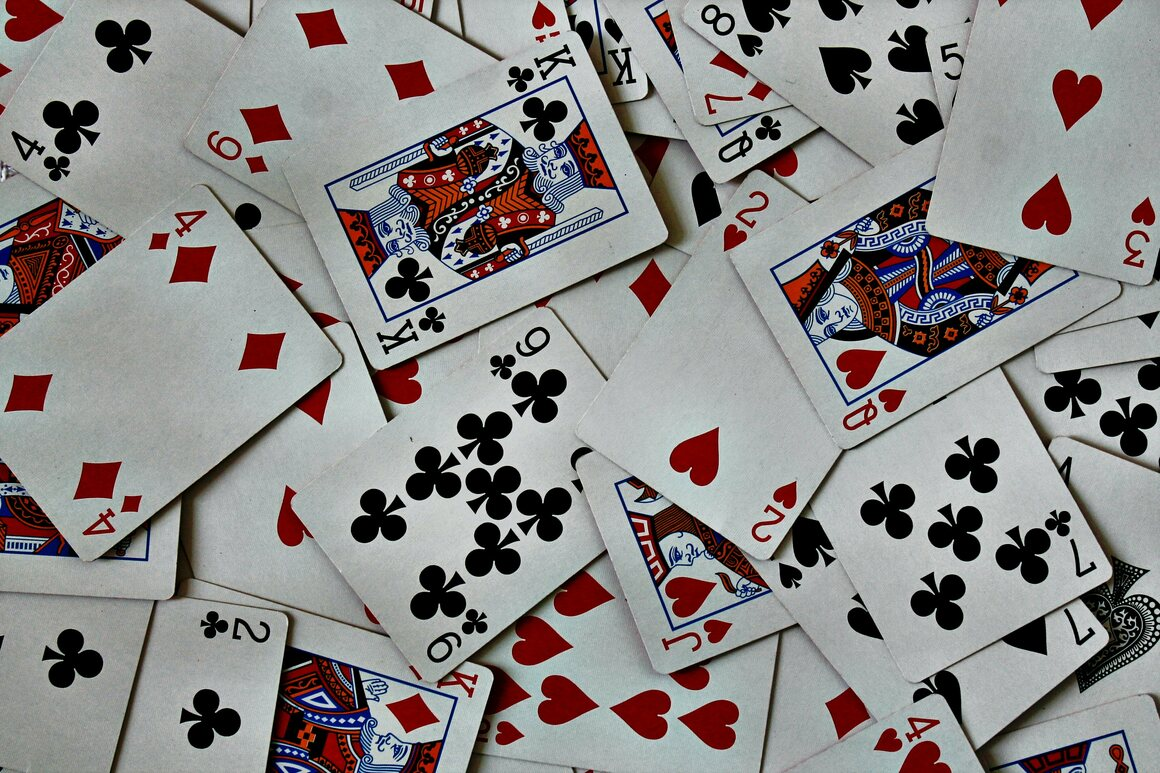
#> input picture OpenCVCourse/Resources/cards.jpg, 1160 x 773 px
$ python ShapeDetection.py
#> lines starting #> are read from the running program, lines starting #| are printed output that depends on the picture; after the words box and inside, x2 and y2 are one past the last pixel; in counts of white or black regions, pixels touching at a corner belong together
import cv2
import numpy as np

def getContours(img):
    contours, hierarchy = cv2.findContours(img, cv2.RETR_EXTERNAL, cv2.CHAIN_APPROX_NONE)
    for cnt in contours:
        area = cv2.contourArea(cnt)
        print(area)
        if area > 400:
            cv2.drawContours(imgCountour, cnt, -1, (255, 0, 0), 2)
            par = cv2.arcLength(cnt, True)
            approx = cv2.approxPolyDP(cnt, 0.02 * par, True)
            objCor = len(approx)
            x, y, width, height = cv2.boundingRect(approx)

            if objCor == 3:
                objectType = "Triangle"

            elif objCor == 4:
                aspRatio = width / float(height)
                if aspRatio > 0.95 and aspRatio < 1.05:
                    objectType = "Square"
                else:
                    objectType = "Rectangle"
            else:
                objectType = "None"

            cv2.rectangle(imgCountour, (x, y), (x+width, y+height), (0, 255, 0), 2)
            cv2.putText(imgCountour, objectType, (x+width//2-10, y+height//2-10), cv2.FONT_HERSHEY_COMPLEX, 0.5, (0, 0, 255), 2)

img = cv2.imread("Resources/cards.jpg")
#> img is the input picture: shape (773, 1160, 3); mean B, G, R 135.4, 136.3, 139
imgCountour = img.copy()

imgGray = cv2.cvtColor(img, cv2.COLOR_BGR2GRAY)
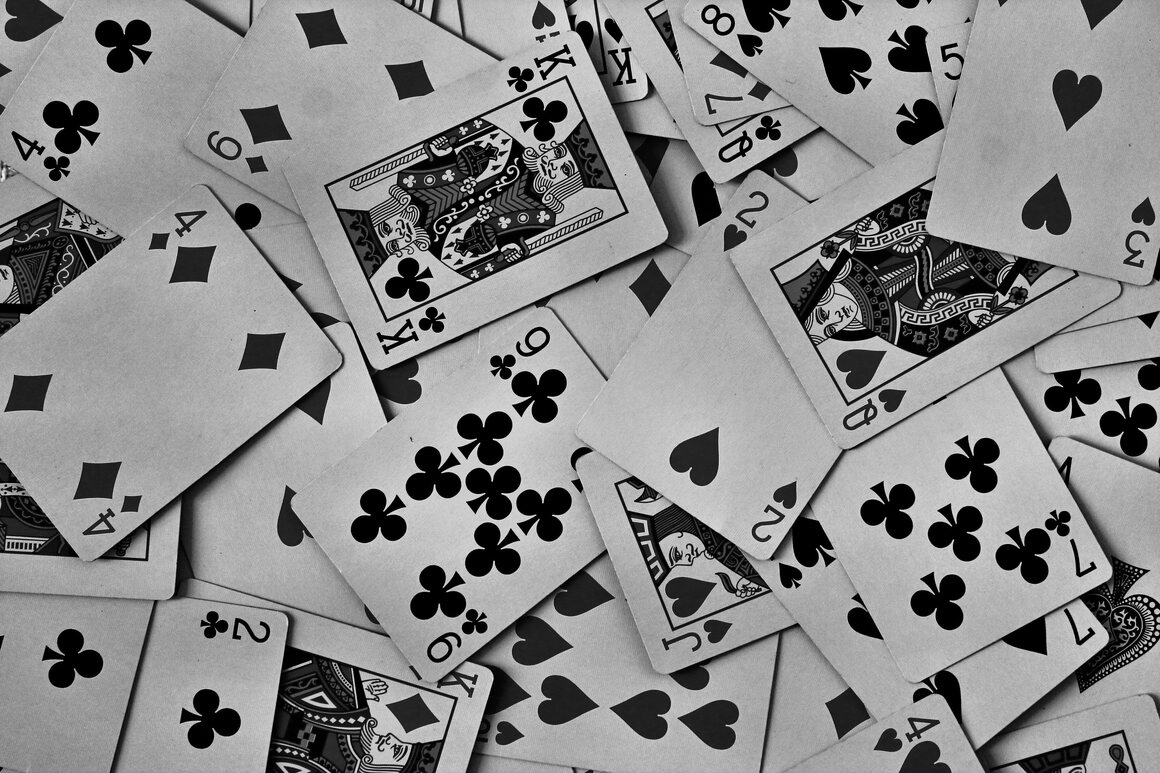
#> imgGray: shape (773, 1160); min 0, max 251, mean 137
imgBlur = cv2.GaussianBlur(imgGray, (5,5), 1)
imgCanny = cv2.Canny(imgBlur, 50, 50)
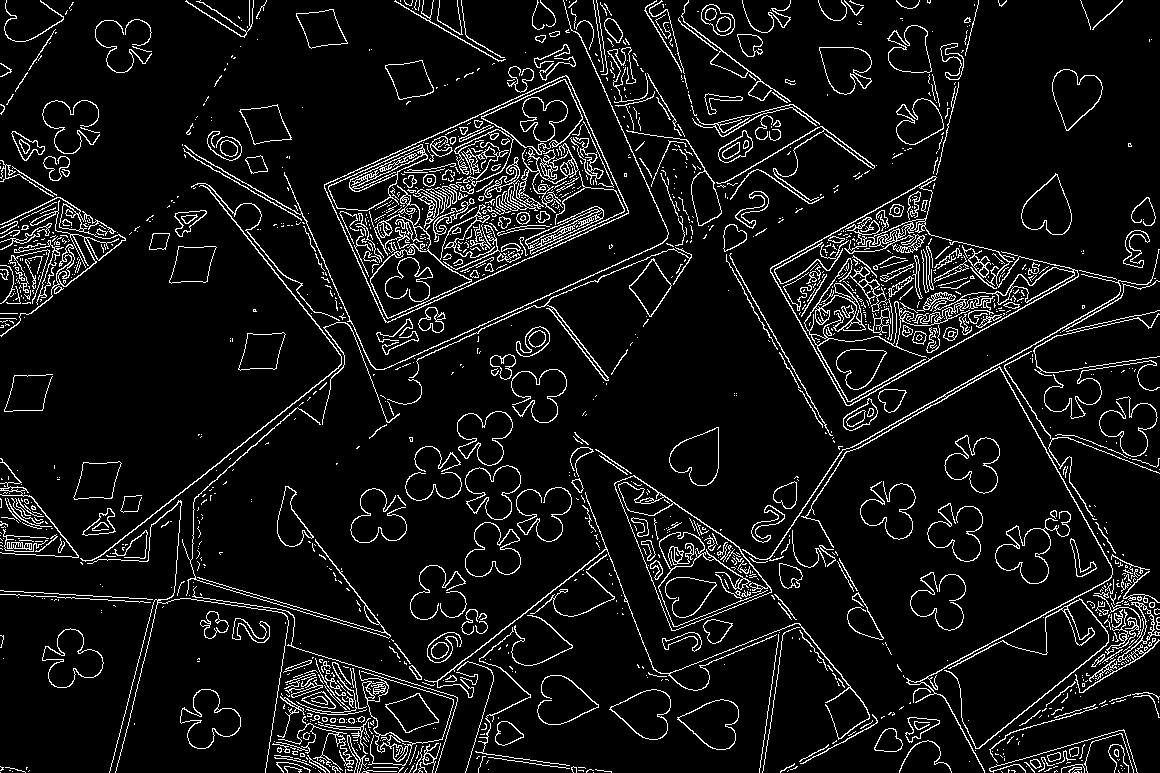
#> imgCanny: shape (773, 1160); 7.8% white in thin lines or dots

getContours(imgCanny)
#> in getContours, `contours, hierarchy = cv2.findContours(img, cv2.RETR_EXTERNAL, cv2.CHA..`: contours = 1345 contours, 1158 with area under 20; largest, box (x1, y1, x2, y2) and area: (324, 75, 629, 323) 40512, (614, 475, 772, 631) 11462, (770, 176, 1079, 406) 3132, (180, 689, 241, 749) 2045, (42, 628, 104, 688) 2038
#> the loop in getContours, `for cnt in contours:` made 1345 passes
#> (area, par, approx, objCor, x, y, width, height) on passes 193, 583, 686, 915, 952: (1113, 149.7, [[419, 693], [385, 704], [405, 732], [438, 722]], 4, 385, 693, 54, 40), (1293.5, 159, [[121, 463], [83, 462], [74, 499], [111, 498]], 4, 74, 462, 48, 38), (1263, 157.6, [[285, 334], [247, 333], [238, 369], [276, 368]], 4, 238, 333, 48, 37), (1218, 153.1, [[653, 258], [629, 285], [649, 316], [671, 285]], 4, 629, 258, 43, 59), (1261, 156.8, [[178, 246], [169, 282], [207, 281], [216, 247]], 4, 169, 246, 48, 37)
#> (area, par, objCor, x, y, width, height, objectType) on passes 128, 137, 152, 183, 201, 202: (447, 87.94, 7, 874, 729, 29, 23, 'None'), (448, 87.25, 9, 495, 721, 29, 25, 'None'), (420, 117.7, 9, 905, 717, 35, 26, 'None'), (1936, 199.5, 8, 677, 700, 62, 49, 'None'), (1939, 198.3, 9, 610, 690, 61, 50, 'None'), (2045, 279.3, 14, 181, 689, 60, 60, 'None')
#| 0.0
#| 0.0
#| 0.0
#| 0.0
#| 0.0
#| 0.0
#| 0.0
#| 0.5
#> (further printed lines are left out)
#> after the loop in getContours, `for cnt in contours:`:
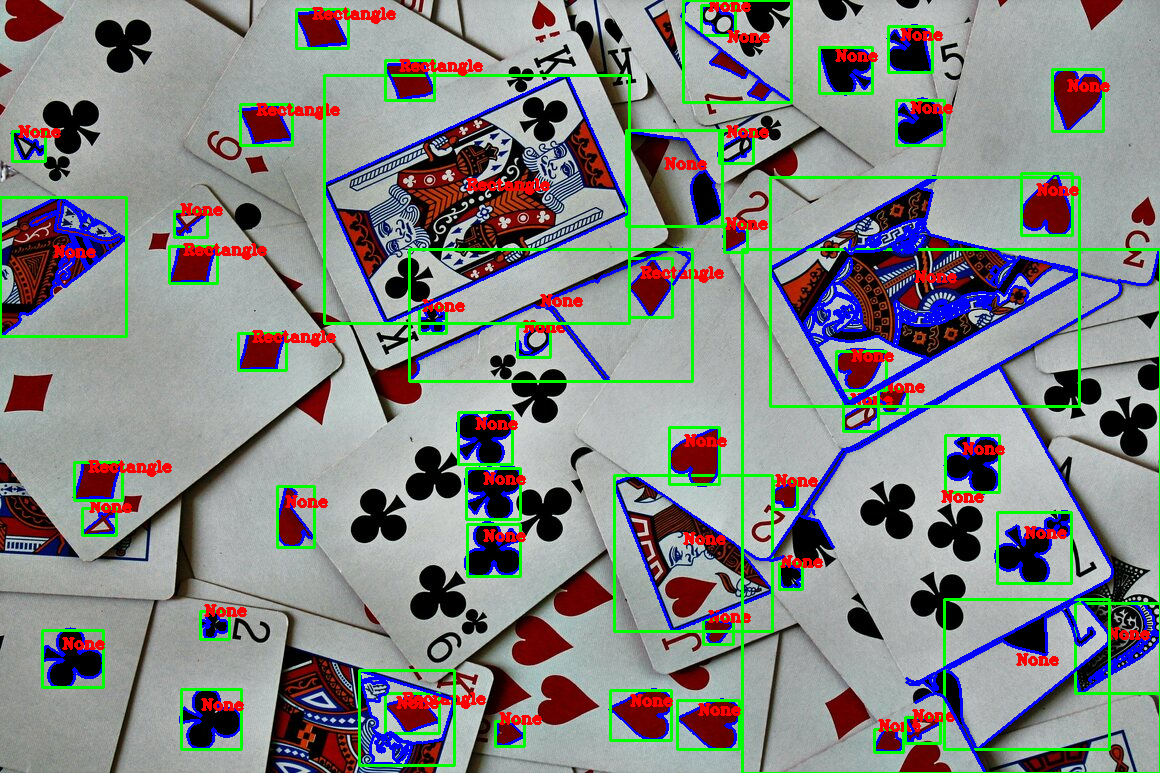
#> imgCountour: shape (773, 1160, 3); 10.99% of pixels changed, all inside (x1, y1, x2, y2) = (0, 0, 1160, 773)

cv2.imshow("Original", img)
cv2.imshow("Gray", imgGray)
cv2.imshow("Blurred", imgBlur)
cv2.imshow("Canny", imgCanny)
cv2.imshow("Img Countour", imgCountour)


cv2.waitKey(0)
